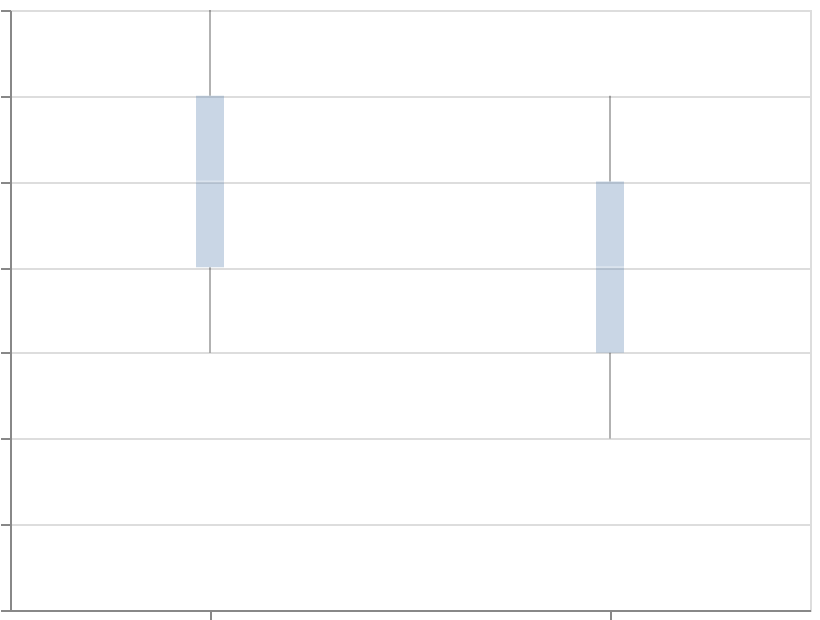

The specification (Vega-Lite) saved for this image:
### Vega-Lite specification from a JSON file in a GitHub repository (floating-point values rounded to 4 significant figures)
{"$schema": "https://vega.github.io/schema/vega-lite/v6.json", "width": 400, "height": 300, "padding": 5, "autosize": "none", "data": {"name": "table", "values": [{"cat": "A", "val": 3}, {"cat": "A", "val": 5}, {"cat": "A", "val": 7}, {"cat": "A", "val": 4}, {"cat": "A", "val": 6}, {"cat": "B", "val": 2}, {"cat": "B", "val": 4}, {"cat": "B", "val": 6}, {"cat": "B", "val": 3}, {"cat": "B", "val": 5}]}, "mark": {"type": "boxplot", "opacity": 0.3}, "encoding": {"x": {"field": "cat", "type": "nominal"}, "y": {"field": "val", "type": "quantitative"}}}
